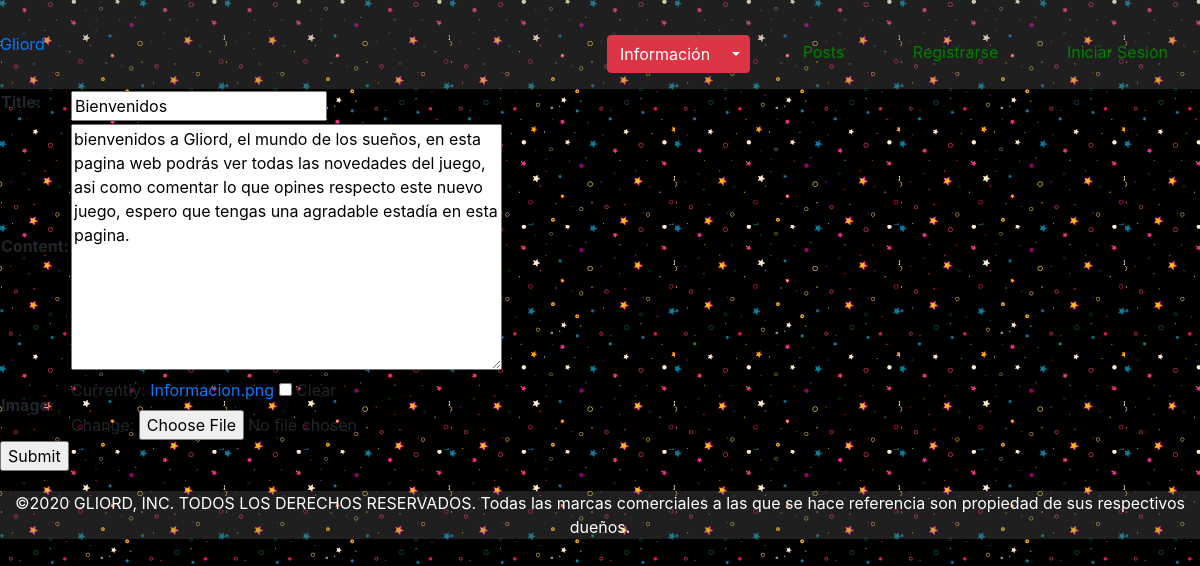
The page /Juego/posts/8a83b518abd947dcbff92e6b283b5cf2/update/ on the database its author committed.
### Juego/models.py (models this page shows, shortened)
class Post(models.Model):
	id = models.UUIDField(primary_key=True, default=uuid.uuid4)
	title = models.CharField(max_length=100)
	content = models.TextField(max_length=1000)
	date = models.DateField(auto_now=True)
	image = models.ImageField(null=True, blank=True )
	class Meta:
		ordering = ['title']

### Juego/views.py (the view)
# urls.py: path('posts/<str:pk>/update/',views.PostUpdate.as_view(),name='post_update'),
class PostUpdate(UpdateView):
	model = Post
	fields= ['title','content','image']

### Juego/templates/Juego/Post_form.html (shortened to what this page needs)
{% extends "base_generic.html" %}
{% block content %}
<form action="" method="post">
	<table>
		{{ form.as_table}}
	</table>
	<input type="submit" name="Submit">
</form>
{% endblock %}

### Juego/static/css/Style.css (style rules this page uses)
body { background: gray url("img/Background.png") repeat; }

### rows shown on the page
Post: title "Bienvenidos", content "bienvenidos a Gliord, el mundo de los sueños, en esta pagina web podrás ver todas las novedades del juego, asi como comentar lo que opines respecto este nuevo juego, espero que tengas una agradable estadía en esta pagina."
